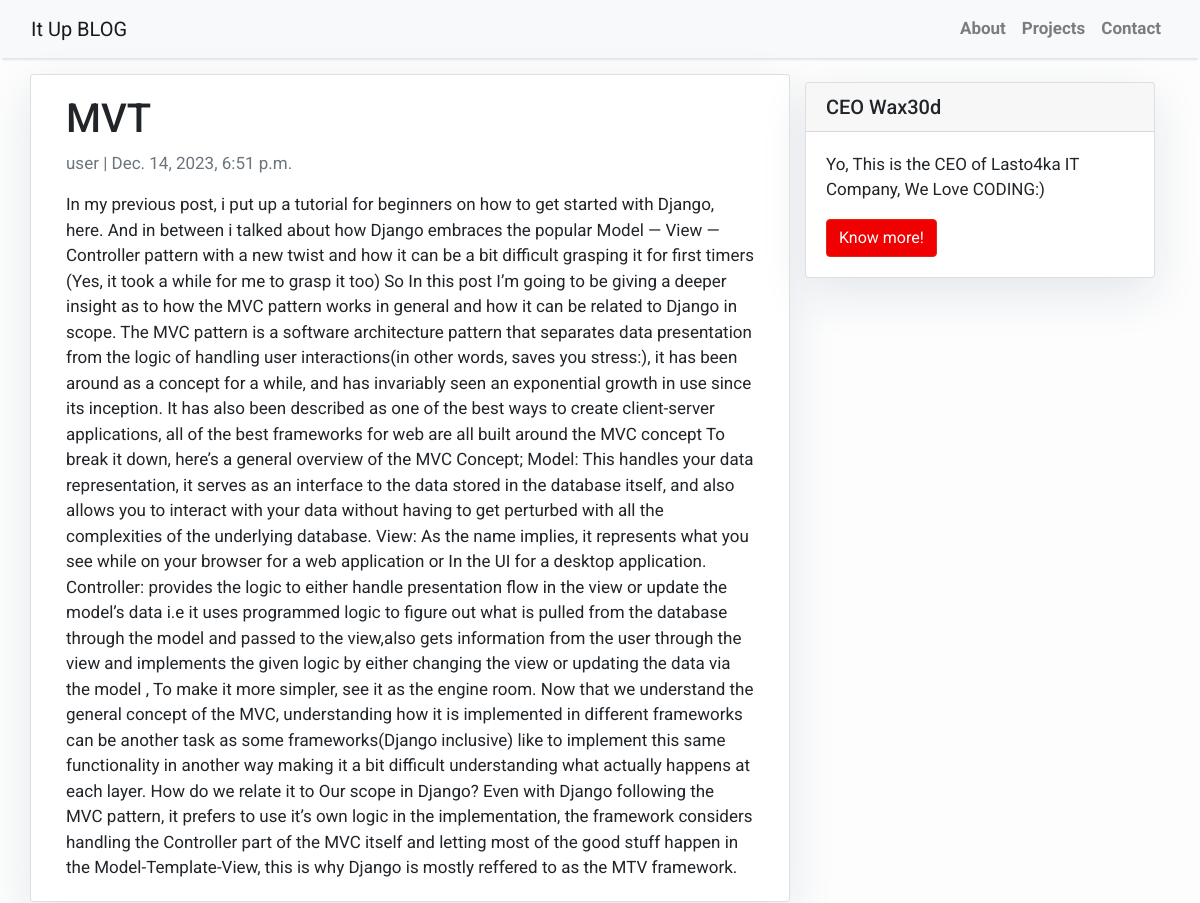
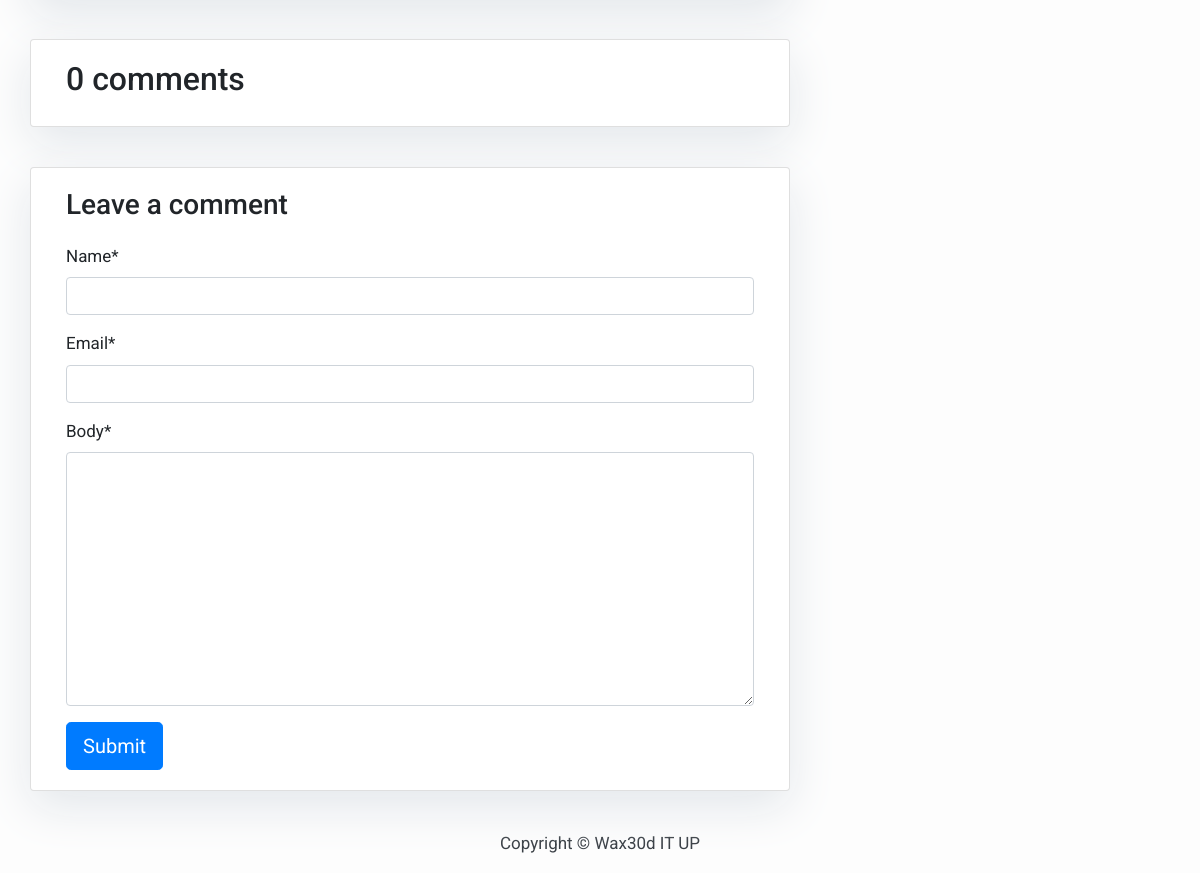
Screenshot of /mvt/ with the database file from the repository (2 pictures, top to bottom).
### blog/models.py (models this page shows, shortened)
class Post(models.Model):
    title = models.CharField(max_length=200, unique=True)
    slug = models.SlugField(max_length=200, unique=True)
    author = models.ForeignKey(User, on_delete=models.CASCADE, related_name='blog_posts')
    updated_on = models.DateTimeField(auto_now=True)
    content = models.TextField()
    created_on = models.DateTimeField(auto_now_add=True)
    status = models.IntegerField(choices=STATUS, default=0)
    class Meta:
        ordering = ['-created_on']

### blog/views.py (the view)
# urls.py: path('<slug:slug>/', views.post_detail, name='post_detail')
def post_detail(request, slug):
    template_name = 'post_detail.html'
    post = get_object_or_404(Post, slug=slug)
    comments = post.comments.filter(active=True)
    new_comment = None    # Comment posted
    if request.method == 'POST':
        comment_form = CommentForm(data=request.POST)
        if comment_form.is_valid():
            new_comment = comment_form.save(commit=False)
            new_comment.post = post
            new_comment.save()
    else:
        comment_form = CommentForm()
    return render(request, template_name, {'post': post,
                                           'comments': comments,
                                           'new_comment': new_comment,
                                           'comment_form': comment_form})

### blog/forms.py
class CommentForm(forms.ModelForm):
    class Meta:
        model = Comment
        fields = ('name', 'email', 'body')

### blog/templates/post_detail.html (shortened to what this page needs)
{% extends 'base.html' %}
 {% block content %}
{% load crispy_forms_tags %}
<div class="container">
  <div class="row">
    <div class="col-md-8 card mb-4  mt-3 left  top">
     <div class="card-body">
        <h1>{% block title %} {{ post.title }} {% endblock title %}</h1>
       <p class=" text-muted">{{ post.author }} | {{ post.created_on }}</p>
        <p class="card-text ">{{ post.content | safe }}</p>
     </div>    </div>
   {% block sidebar %}
 {% include 'sidebar.html' %}
{% endblock sidebar %}
   <div class="col-md-8 card mb-4  mt-3 ">
      <div class="card-body">
       <h2>{{ comments.count }} comments</h2>
      </div>
   </div>
    <div class="col-md-8 card mb-4  mt-3 ">
      <div class="card-body">
        {% if new_comment %}
        <div class="alert alert-success" role="alert">
          Your comment is awaiting moderation
        </div>
        {% else %}
        <h3>Leave a comment</h3>
        <form method="post" style="margin-top: 1.3em;">
          {{ comment_form|crispy }}
          <button type="submit" class="btn btn-primary  btn-lg">Submit</button>
        </form>
        {% endif %}
      </div>
    </div>
  </div>
</div>
{% endblock content %}

### blog/templates/base.html (style rules this page uses)
body { font-family: "Roboto", sans-serif; font-size: 17px; background-color: #fdfdfd; }

### blog/templates/sidebar.html (style rules this page uses)
.card { box-shadow: 0 16px 48px #E3E7EB; }

### rows the page displays
Post: title "MVT", author "user", created_on "Dec. 14, 2023, 6:51 p.m.", content "In my previous post, i put up a tutorial for beginners on how to get started with Django, here. And in between i talked about how Django embraces the popular Model — View — Controller pattern with a new twist and how it can be a bit difficult grasping it for first timers (Yes, it took a while for me to grasp it too) So In this post I’m going to be giving a deeper insight as to how the MVC pattern works in general and how it can be related to Django in scope. The MVC pattern is a software architecture pattern that separates data presentation from the logic of handling user interactions(in other words, saves you stress:), it has been around as a concept for a while, and has invariably seen an…"

### other values shown
{{ comments.count }} "0"
